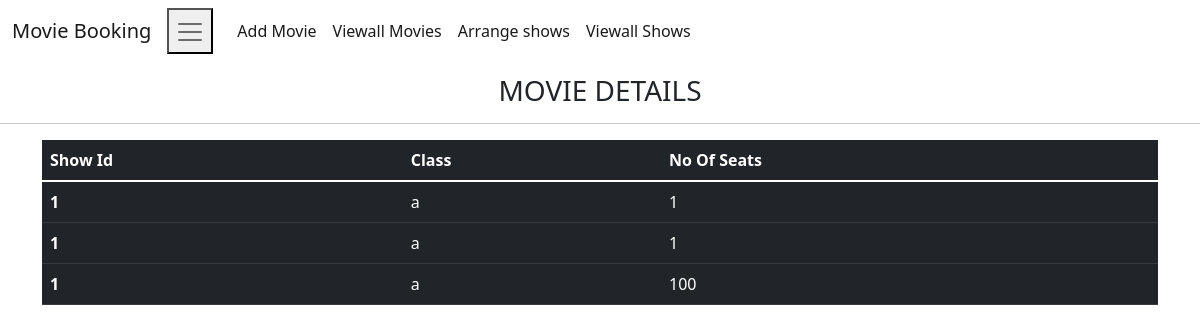
/viewallHalls, run on the app's committed database.
### tables this page shows
CREATE TABLE HALL(
                            HALLID INTEGER PRIMARY KEY AUTOINCREMENT,
                            SHOWID Integer,
                            Class TEXT,
                            No_of_seats INTEGER);

### main.py (the view)
@app.route("/viewallHalls")
def viewAllHalls():
    cur = conn.cursor()
    cur.execute("SELECT * FROM HALL")
    res = cur.fetchall()
    return render_template("viewallhalls.html", cinemas=res)

### templates/viewallhalls.html
{% extends "base.html" %}
{% block content %}
<h3 style="text-align: center; margin-top: 1%;">MOVIE DETAILS</h3>
<hr>
    <div class="container">
        <div class="row">
            <div class="col col-12 col-sm-12 col-md-12 col-lg-12 col-xl-12 col-xxl-12">
                <table class="table table-dark">
                    <thead>
                    <tr>
                        <th scope="col">Show Id</th>
                        <th scope="col">Class</th>
                        <th scope="col">No Of Seats</th>
                    </tr>
                    </thead>
                    <tbody>
                    {% for i in cinemas %}
                    <tr>
                        <th scope="row">{{ i[1] }}</th>
                        <td>{{ i[2] }}</td>
                        <td>{{ i[3] }}</td>
                    </tr>
                    {% endfor %}
                    </tbody>
                </table>
            </div>
        </div>
    </div>
{% endblock %}

### data on the page
HALL: SHOWID "1", Class "a", No_of_seats "1"
HALL: SHOWID "1", Class "a", No_of_seats "1"
HALL: SHOWID "1", Class "a", No_of_seats "100"
